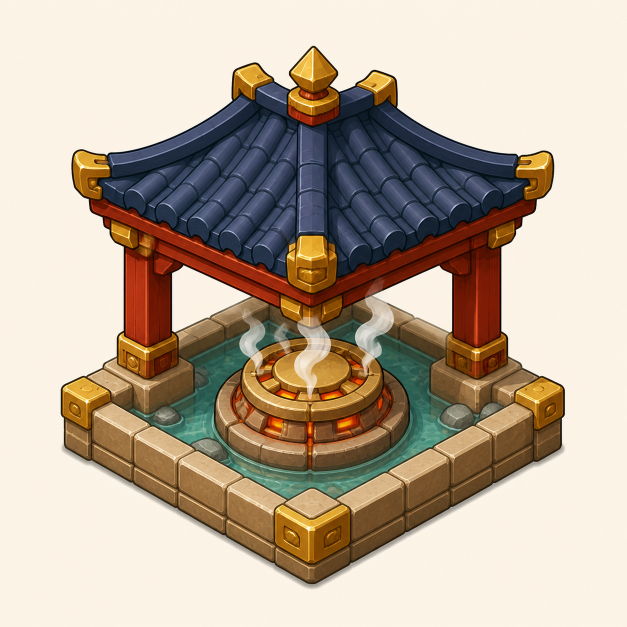
#> input picture art/source/steam-vent/steam-vent-concept-v2-reference-aligned.png, 1254 x 1254 px (shown at 1/2 size)
$ python steam_vent_pipeline.py
#> lines starting #> are read from the running program, lines starting #| are printed output that depends on the picture
#> in package, `atlas = Image.new("RGBA", (FRAME * len(STATES), FRAME))`: atlas: PIL image 384x128 RGBA; every value is 0
#!/usr/bin/env python3
"""Package approved Steam Vent source states into a fixed Phaser atlas."""

from __future__ import annotations

import json
from pathlib import Path

from PIL import Image

STATES = {
    "idle": "steam-vent-concept-v2-reference-aligned.png",
    "pressure": "steam-vent-concept-v3-steam-gate.png",
    "confusion": "steam-vent-concept-v4-overflowing-steam.png",
}
FRAME = 128


def frame_for(path: Path) -> Image.Image:
    image = Image.open(path).convert("RGBA")
    background = image.getpixel((0, 0))[:3]
#> background = (251, 243, 228)
    pixels = image.load()
    for y in range(image.height):
        for x in range(image.width):
            r, g, b, a = pixels[x, y]
            distance = max(abs(r - background[0]), abs(g - background[1]), abs(b - background[2]))
            if distance < 18:
                pixels[x, y] = (r, g, b, 0)
    image.thumbnail((FRAME, FRAME), Image.Resampling.LANCZOS)
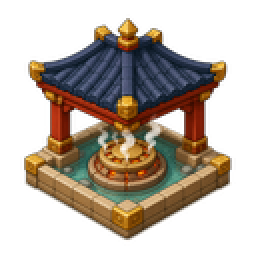
#> image: PIL image 128x128 RGBA (shown 2 times larger); mean R, G, B, A 55.6, 44.2, 33, 114.8; transparent parts drawn white
    frame = Image.new("RGBA", (FRAME, FRAME))
#> frame: PIL image 128x128 RGBA; every value is 0
    frame.alpha_composite(image, ((FRAME - image.width) // 2, FRAME - image.height))
    return frame


def package(source_dir: Path, output_png: Path, output_json: Path) -> None:
    atlas = Image.new("RGBA", (FRAME * len(STATES), FRAME))
    frames = {}
    for index, (state, filename) in enumerate(STATES.items()):
        name = f"{state}_0.png"
        frame = frame_for(source_dir / filename)
        atlas.alpha_composite(frame, (index * FRAME, 0))
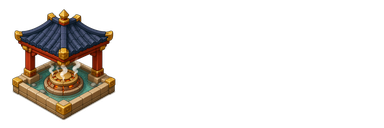
#> atlas: PIL image 384x128 RGBA; mean R, G, B, A 18.5, 14.7, 11, 38.3; transparent parts drawn white
        frames[name] = {
            "frame": {"x": index * FRAME, "y": 0, "w": FRAME, "h": FRAME},
            "rotated": False,
            "trimmed": False,
            "spriteSourceSize": {"x": 0, "y": 0, "w": FRAME, "h": FRAME},
            "sourceSize": {"w": FRAME, "h": FRAME},
        }
#> pass 2 of the loop in package, `for index, (state, filename) in enumerate(STATES.items()):`:
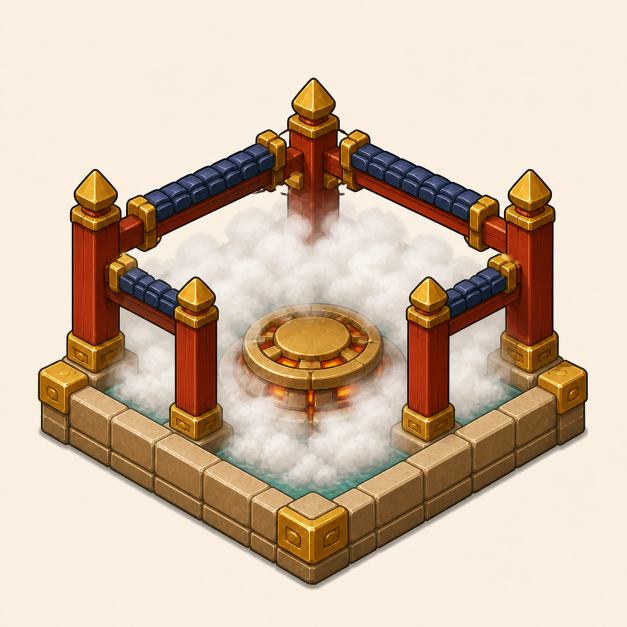
#> input picture art/source/steam-vent/steam-vent-concept-v3-steam-gate.png, 1254 x 1254 px (shown at 1/2 size)
#> background = (249, 238, 223)
#> in frame_for (call 2), `image.thumbnail((FRAME, FRAME), Image.Resampling.LANCZOS)`:
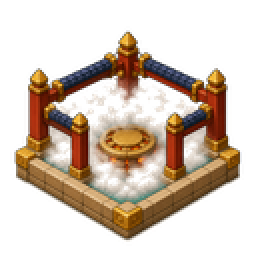
#> image: PIL image 128x128 RGBA (shown 2 times larger); mean R, G, B, A 72.2, 56.2, 42, 101.5; transparent parts drawn white
#> in package, `atlas.alpha_composite(frame, (index * FRAME, 0))`:
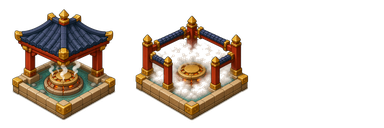
#> atlas: PIL image 384x128 RGBA; mean R, G, B, A 42.6, 33.5, 25, 72.1; transparent parts drawn white
#> pass 3 of the loop in package, `for index, (state, filename) in enumerate(STATES.items()):`:
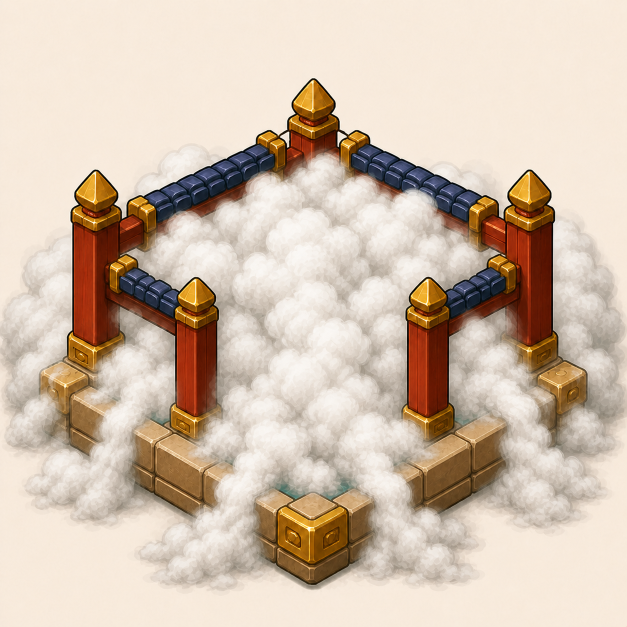
#> input picture art/source/steam-vent/steam-vent-concept-v4-overflowing-steam.png, 1254 x 1254 px (shown at 1/2 size)
#> background = (244, 233, 218)
#> in frame_for (call 3), `image.thumbnail((FRAME, FRAME), Image.Resampling.LANCZOS)`:
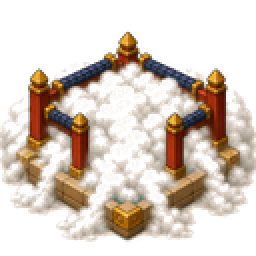
#> image: PIL image 128x128 RGBA (shown 2 times larger); mean R, G, B, A 105.4, 92.3, 80.9, 113.8; transparent parts drawn white
#> in package, `atlas.alpha_composite(frame, (index * FRAME, 0))`:
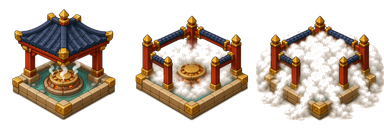
#> atlas: PIL image 384x128 RGBA; mean R, G, B, A 77.7, 64.2, 52, 110; transparent parts drawn white
    output_png.parent.mkdir(parents=True, exist_ok=True)
    atlas.save(output_png)
    output_json.write_text(json.dumps({"frames": frames, "meta": {"app": "steam_vent_pipeline.py", "image": output_png.name, "size": {"w": atlas.width, "h": FRAME}, "scale": "1"}}, indent=2), encoding="utf-8")


if __name__ == "__main__":
    root = Path(__file__).resolve().parents[2]
    package(root / "art/source/steam-vent", root / "client/public/art/steam_vent.png", root / "client/public/art/steam_vent.json")
